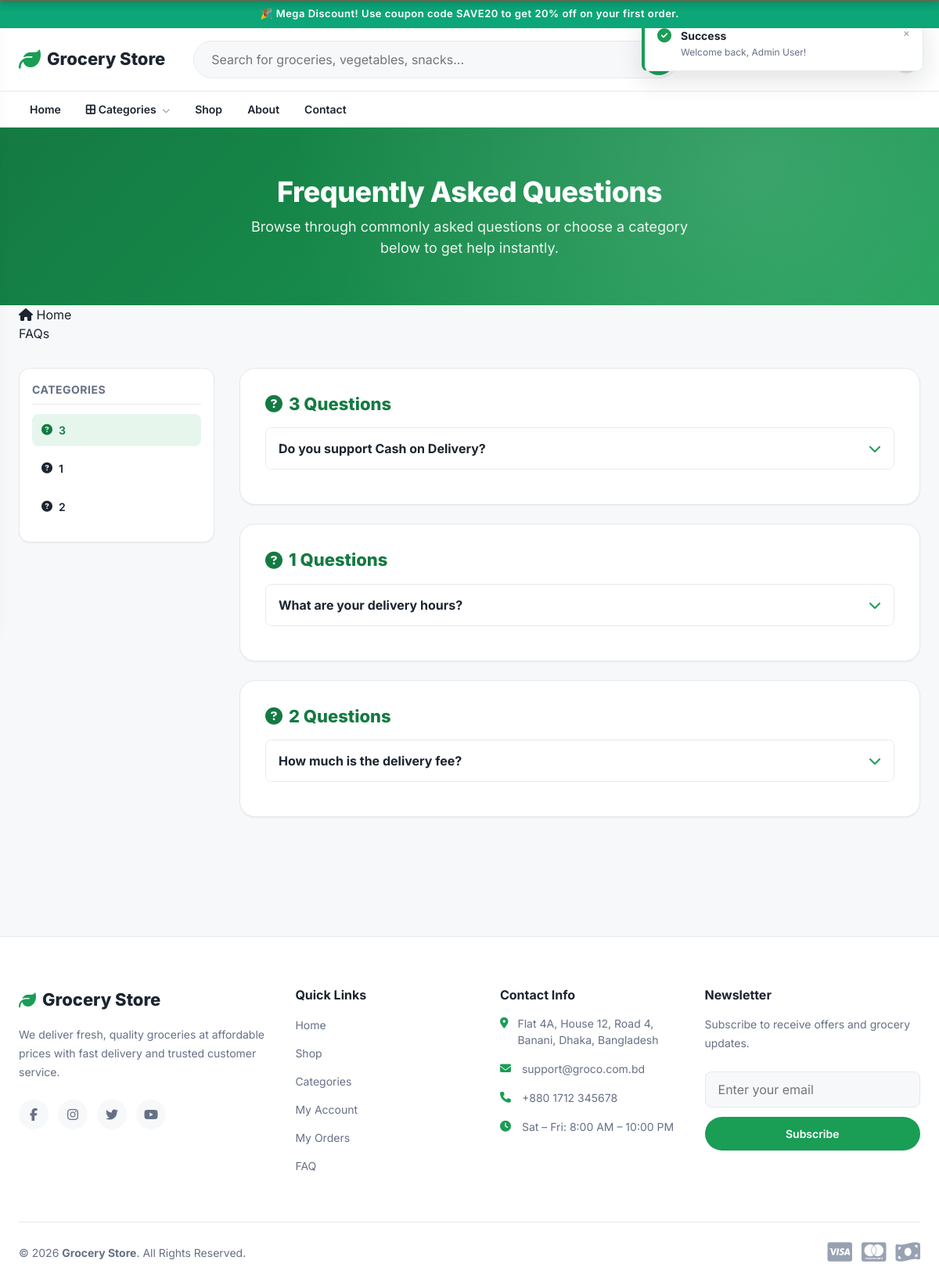
/faq.php (signed in), run on the app's committed database.
### tables this page shows
CREATE TABLE `faqs` (
  `id` int(11) NOT NULL,
  `category` varchar(100) NOT NULL,
  `question` text NOT NULL,
  `answer` text NOT NULL,
  `sort_order` int(11) DEFAULT 0,
  `is_active` tinyint(1) DEFAULT 1,
  `created_at` timestamp NOT NULL DEFAULT current_timestamp()
);

### public/includes/helpers.php (called while the page is built, shortened)
<?php
function e(?string $value): string
{
    return htmlspecialchars($value ?? '', ENT_QUOTES, 'UTF-8');
}

### public/faq.php (the view, shortened to what this page needs)
<?php
require_once __DIR__ . '/header.php';
?>
<section class="faq-hero">
    <div class="container">
        <h1>Frequently Asked Questions</h1>
        <p>Browse through commonly asked questions or choose a category below to get help instantly.</p>
    </div>
</section>
<?php include PUBLIC_PATH . '/components/breadcrumb.php'; ?>
<?php
try {
    $faqsList = $pdo->query("SELECT * FROM faqs WHERE is_active = 1 ORDER BY category ASC, sort_order ASC")->fetchAll(PDO::FETCH_GROUP);
} catch (PDOException $e) {
    $faqsList = [];
}
?>
<section class="faq-section">
    <div class="container">
        <div class="faq-layout">
            <nav class="faq-nav" aria-label="FAQ Categories">
                <div class="faq-nav-title">Categories</div>
                <ul class="faq-nav-list">
                    <?php
                    $first = true;
                    foreach (array_keys($faqsList) as $catName):
                        $catSlug = strtolower(preg_replace('/[^a-zA-Z0-9]/', '', $catName));
                    ?>
                        <li><a href="#<?= $catSlug ?>" class="faq-nav-link <?= $first ? 'active' : '' ?>"><i class="fas fa-circle-question"></i> <?= e($catName) ?></a></li>
                    <?php
                        $first = false;
                    endforeach;
                    ?>
                </ul>
            </nav>
            <div class="faq-contents">
                <?php foreach ($faqsList as $catName => $itemsList):
                    $catSlug = strtolower(preg_replace('/[^a-zA-Z0-9]/', '', $catName));
                ?>
                    <div class="faq-group-wrapper" id="<?= $catSlug ?>">
                        <h2 class="faq-group-title"><i class="fas fa-circle-question"></i> <?= e($catName) ?> Questions</h2>
                        <?php foreach ($itemsList as $f): ?>
                            <div class="faq-item">
                                <button type="button" class="faq-trigger"><?= e($f['question']) ?> <i class="fas fa-chevron-down"></i></button>
                            </div>
                        <?php endforeach; ?>
                    </div>
                <?php endforeach; ?>
            </div>
</section>
<?php require_once __DIR__ . '/footer.php'; ?>

### public/assets/css/style.css (style rules this page uses)
:root { --color-primary: #1a9d55; --color-primary-dark: #147a42; --color-primary-light: #e6f6ec; --color-accent: #f5821f; --color-danger: #e0303e; --color-warning: #f2b705; --color-success: #1a9d55; --color-bg: #f7f8fa; --color-surface: #ffffff; --color-border: #e7e9ec; --color-text: #1c2530; --color-text-muted: #667085; --color-text-faint: #98a2b3; --font-base: 'Inter', -apple-system, BlinkMacSystemFont, 'Segoe UI', Roboto, Helvetica, Arial, sans-serif; --fs-xs: 0.75rem; --fs-sm: 0.875rem; --fs-base: 1rem; --fs-md: 1.125rem; --fs-lg: 1.375rem; --fs-xl: 1.75rem; --fs-2xl: 2.25rem; --space-1: 4px; --space-2: 8px; --space-3: 12px; --space-4: 16px; --space-5: 24px; --space-6: 32px; --space-7: 48px; --space-8: 64px; --radius-sm: 8px; --radius-md: 14px; --radius-lg: 20px; --radius-pill: 999px; --shadow-sm: 0 1px 2px rgba(16, 24, 40, 0.06); --shadow-md: 0 4px 16px rgba(16, 24, 40, 0.08); --shadow-lg: 0 12px 32px rgba(16, 24, 40, 0.12); --header-height: 128px; --container-max: 1280px; --transition-fast: 150ms ease; --transition-base: 250ms ease; }
*, *::before, *::after { box-sizing: border-box; }
html { scroll-behavior: smooth; }
body { margin: 0; font-family: var(--font-base); font-size: var(--fs-base); color: var(--color-text); background: var(--color-bg); line-height: 1.5; -webkit-font-smoothing: antialiased; }
a { color: inherit; text-decoration: none; }
ul, ol { list-style: none; margin: 0; padding: 0; }
h1, h2, h3, h4, h5, h6 { margin: 0; font-weight: 700; line-height: 1.25; }
p { margin: 0 0 var(--space-3); }
button { font-family: inherit; cursor: pointer; }
input, select, textarea, button { font-family: inherit; font-size: inherit; }
.container { width: 100%; max-width: var(--container-max); margin-inline: auto; padding-inline: var(--space-5); }

### public/assets/css/accessibility.css (style rules this page uses)
body { text-rendering: optimizeLegibility; -webkit-font-smoothing: antialiased; -moz-osx-font-smoothing: grayscale; }

### data on the page
faqs: id "3", is_active "1", sort_order "2", question "Do you support Cash on Delivery?"
faqs: question "What are your delivery hours?"
faqs: question "How much is the delivery fee?"

### other printed values
$announcementText "🎉 Mega Discount! Use coupon code SAVE20 to get 20% off on your first order."
site_name() "Grocery Store"
t('home') "Home"
t('categories') "Categories"
t('shop') "Shop"
t('about') "About"
t('contact') "Contact"
$title "FAQs"
$catName "3"
$catName "1"
t('about_text') "We deliver fresh, quality groceries at affordable prices with fast delivery and trusted customer service."
t('quick_links') "Quick Links"
t('account') "My Account"
t('orders') "My Orders"
t('contact_info') "Contact Info"
